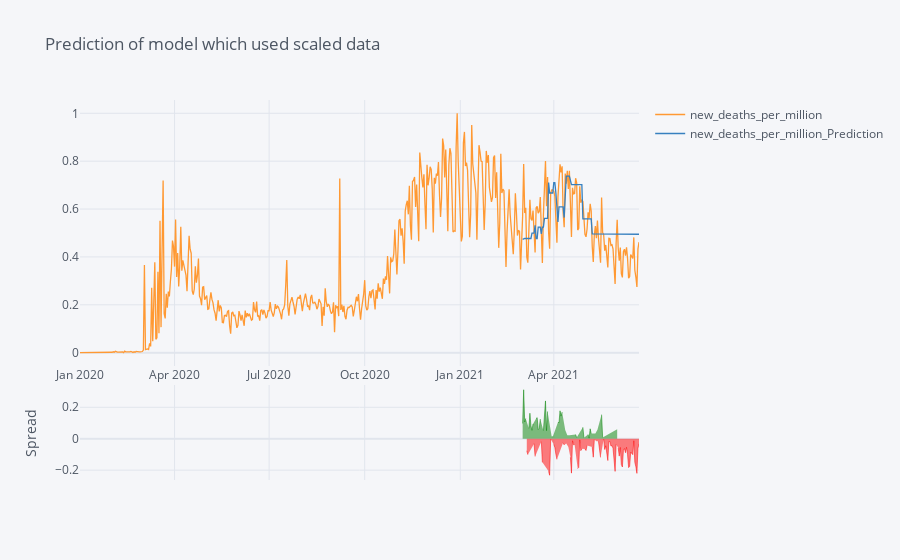
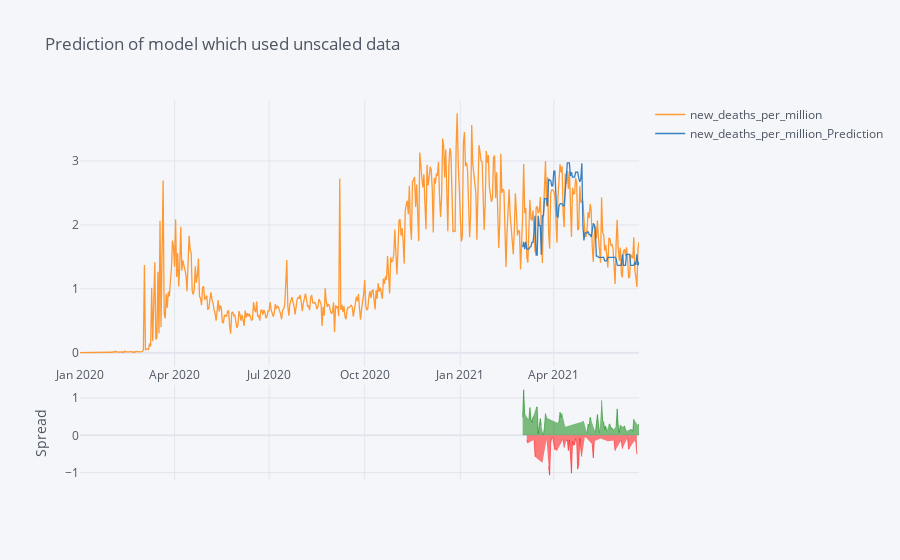

The cell these charts' notebook holds for them, in order:
### Markdown cell above
##### Check model performance

### Code cell
scaled_test['new_deaths_per_million_Prediction'] = reg_scaled.predict(X_test_scaled)

scaled_all = pd.concat([scaled_train,scaled_test], sort=False)
_ = scaled_all[['new_deaths_per_million','new_deaths_per_million_Prediction']].iplot(kind='spread',title="Prediction of model which used scaled data")

unscaled_test['new_deaths_per_million_Prediction'] = reg_unscaled.predict(X_test_unscaled)

unscaled_all = pd.concat([unscaled_train,unscaled_test], sort=False)
_ = unscaled_all[['new_deaths_per_million','new_deaths_per_million_Prediction']].iplot(kind='spread',title="Prediction of model which used unscaled data")

### Figure 1 — Plotly figure (JSON) as saved in the notebook; plotly's stock layout.template omitted (floating-point values rounded to 4 significant figures; data arrays with more than 128 entries replaced by an {"elided": "..."} marker saying what was removed)
{"data": [{"line": {"color": "rgba(255, 153, 51, 1.0)", "dash": "solid", "shape": "linear", "width": 1.3}, "mode": "lines", "name": "new_deaths_per_million", "text": "", "type": "scatter", "x": {"elided": "539 str values"}, "y": {"elided": "539 float values"}}, {"line": {"color": "rgba(55, 128, 191, 1.0)", "dash": "solid", "shape": "linear", "width": 1.3}, "mode": "lines", "name": "new_deaths_per_million_Prediction", "text": "", "type": "scatter", "x": {"elided": "539 str values"}, "y": {"elided": "539 mixed values"}}, {"connectgaps": false, "fill": "tozeroy", "line": {"color": "green", "dash": "solid", "shape": "linear", "width": 0.5}, "mode": "lines", "name": "Spread", "showlegend": false, "type": "scatter", "x": {"elided": "539 str values"}, "xaxis": "x2", "y": {"elided": "539 mixed values"}, "yaxis": "y2"}, {"connectgaps": false, "fill": "tozeroy", "line": {"color": "red", "dash": "solid", "shape": "linear", "width": 0.5}, "mode": "lines", "name": "Spread", "showlegend": false, "type": "scatter", "x": {"elided": "539 str values"}, "xaxis": "x2", "y": {"elided": "539 mixed values"}, "yaxis": "y2"}], "layout": {"hovermode": "x", "legend": {"bgcolor": "#F5F6F9", "font": {"color": "#4D5663"}}, "paper_bgcolor": "#F5F6F9", "plot_bgcolor": "#F5F6F9", "title": {"font": {"color": "#4D5663"}, "text": "Prediction of model which used scaled data"}, "xaxis": {"gridcolor": "#E1E5ED", "showgrid": true, "tickfont": {"color": "#4D5663"}, "title": {"font": {"color": "#4D5663"}, "text": ""}, "zerolinecolor": "#E1E5ED"}, "xaxis2": {"anchor": "y2", "gridcolor": "#E1E5ED", "showgrid": true, "showticklabels": false, "tickfont": {"color": "#4D5663"}, "title": {"font": {"color": "#4D5663"}, "text": ""}, "zerolinecolor": "#E1E5ED"}, "yaxis": {"domain": [0.3, 1], "gridcolor": "#E1E5ED", "showgrid": true, "tickfont": {"color": "#4D5663"}, "title": {"font": {"color": "#4D5663"}, "text": ""}, "zerolinecolor": "#E1E5ED"}, "yaxis2": {"domain": [0, 0.25], "gridcolor": "#E1E5ED", "showgrid": true, "tickfont": {"color": "#4D5663"}, "title": {"font": {"color": "#4D5663"}, "text": "Spread"}, "zerolinecolor": "#E1E5ED"}}}

### Figure 2 — Plotly figure (JSON) as saved in the notebook; plotly's stock layout.template omitted (floating-point values rounded to 4 significant figures; data arrays with more than 128 entries replaced by an {"elided": "..."} marker saying what was removed)
{"data": [{"line": {"color": "rgba(255, 153, 51, 1.0)", "dash": "solid", "shape": "linear", "width": 1.3}, "mode": "lines", "name": "new_deaths_per_million", "text": "", "type": "scatter", "x": {"elided": "539 str values"}, "y": {"elided": "539 float values"}}, {"line": {"color": "rgba(55, 128, 191, 1.0)", "dash": "solid", "shape": "linear", "width": 1.3}, "mode": "lines", "name": "new_deaths_per_million_Prediction", "text": "", "type": "scatter", "x": {"elided": "539 str values"}, "y": {"elided": "539 mixed values"}}, {"connectgaps": false, "fill": "tozeroy", "line": {"color": "green", "dash": "solid", "shape": "linear", "width": 0.5}, "mode": "lines", "name": "Spread", "showlegend": false, "type": "scatter", "x": {"elided": "539 str values"}, "xaxis": "x2", "y": {"elided": "539 mixed values"}, "yaxis": "y2"}, {"connectgaps": false, "fill": "tozeroy", "line": {"color": "red", "dash": "solid", "shape": "linear", "width": 0.5}, "mode": "lines", "name": "Spread", "showlegend": false, "type": "scatter", "x": {"elided": "539 str values"}, "xaxis": "x2", "y": {"elided": "539 mixed values"}, "yaxis": "y2"}], "layout": {"hovermode": "x", "legend": {"bgcolor": "#F5F6F9", "font": {"color": "#4D5663"}}, "paper_bgcolor": "#F5F6F9", "plot_bgcolor": "#F5F6F9", "title": {"font": {"color": "#4D5663"}, "text": "Prediction of model which used unscaled data"}, "xaxis": {"gridcolor": "#E1E5ED", "showgrid": true, "tickfont": {"color": "#4D5663"}, "title": {"font": {"color": "#4D5663"}, "text": ""}, "zerolinecolor": "#E1E5ED"}, "xaxis2": {"anchor": "y2", "gridcolor": "#E1E5ED", "showgrid": true, "showticklabels": false, "tickfont": {"color": "#4D5663"}, "title": {"font": {"color": "#4D5663"}, "text": ""}, "zerolinecolor": "#E1E5ED"}, "yaxis": {"domain": [0.3, 1], "gridcolor": "#E1E5ED", "showgrid": true, "tickfont": {"color": "#4D5663"}, "title": {"font": {"color": "#4D5663"}, "text": ""}, "zerolinecolor": "#E1E5ED"}, "yaxis2": {"domain": [0, 0.25], "gridcolor": "#E1E5ED", "showgrid": true, "tickfont": {"color": "#4D5663"}, "title": {"font": {"color": "#4D5663"}, "text": "Spread"}, "zerolinecolor": "#E1E5ED"}}}
